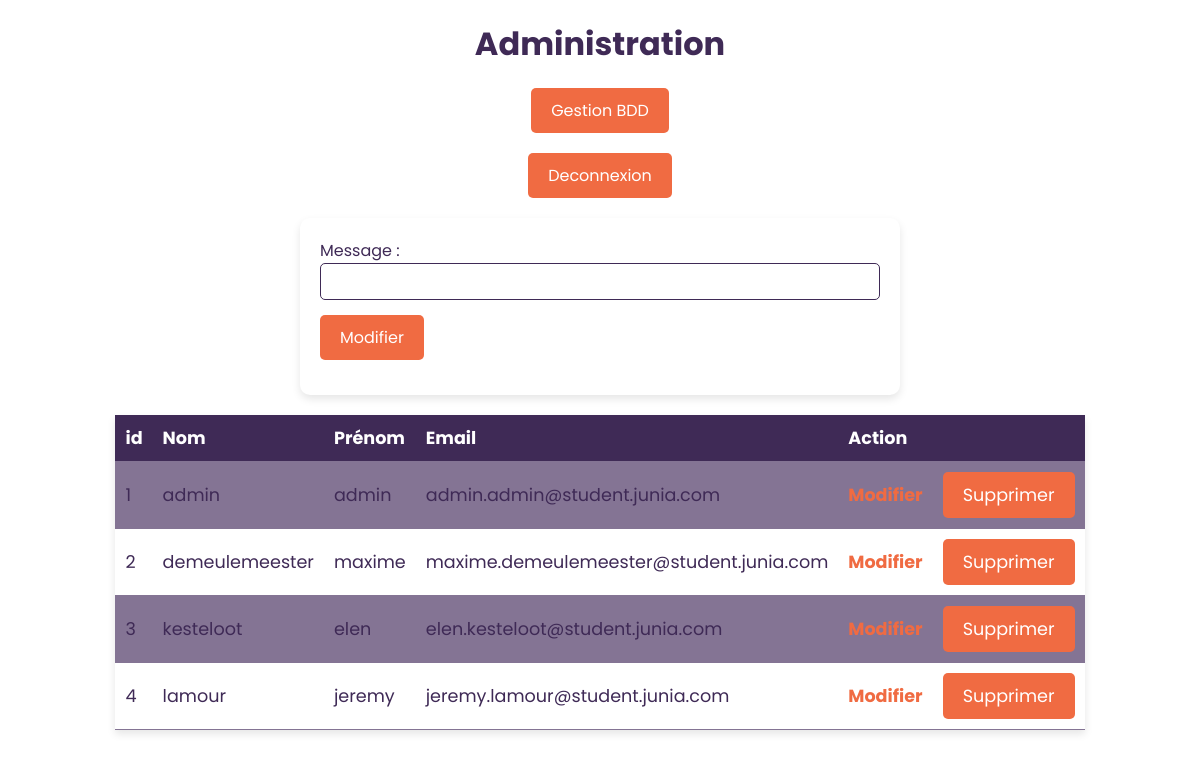
Page /Page_html/Page_PHP/admin.php on the committed database.
### tables this page shows
CREATE TABLE `eleve` (
  `id_eleve` int(11) NOT NULL COMMENT 'Numéro assigné à un élève',
  `prenom` varchar(64) DEFAULT NULL COMMENT 'Prénom de l''élève',
  `nom` varchar(64) DEFAULT NULL COMMENT 'Nom de l''élève',
  `classe` varchar(64) DEFAULT NULL COMMENT 'Classe de l''élève',
  `email` varchar(64) DEFAULT NULL COMMENT 'Adresse email de l''élève',
  `password` varchar(64) DEFAULT NULL COMMENT 'Mot de passe hasher de l''élève ',
  `confirmed` tinyint(1) NOT NULL DEFAULT '0' COMMENT 'Etat d''inscription de l''élève',
  `photo_profil` text COMMENT 'Photo de profil de l''élève',
  `moyenne_generale` float DEFAULT NULL COMMENT 'Moyenne générale de l''élève',
  `profil_mode` tinyint(1) DEFAULT '1' COMMENT 'Permet d''afficher ou non le profil de l''utilisateur dans le classement'
);

### Page_html/Page_PHP/admin.php (the view, shortened to what this page needs)
<!DOCTYPE html>
<html lang="fr">
<head>
    <?php require_once("../Page_Structuration/meta.php"); ?>
    <link rel="stylesheet" href="../../public/Css_Pages/admin.css">
</head>
<body>
    <h1>Administration</h1>
    <form action="../../Base_donnee/index.php" method="post" id="gestion">
        <button type="submit" name="supprimer" formaction="../../Base_donnee/index.php">Gestion BDD</button>
    </form>
    <form action="logout.php" method="post" id="gestion">
        <button type="submit" name="supprimer" formaction="logout.php">Deconnexion</button>
    </form>
    <?php
    require_once("../../SQL_Traitement/fonctions.php");
    echo "<form method=\"POST\" id=\"form\">
        <div>
            <label for=\"message\">Message :</label>
            <input type=\"text\" name=\"message\" id=\"message\" value=\"\">
        </div>
        <div>
            <button type=\"submit\" name=\"modifimess\">Modifier</button>
        </div>
    </form>";
    $stmt = $conn->prepare("SELECT * FROM eleve");
    $stmt->execute();
    echo "<table>";
    echo "<tr><th>id</th><th>Nom</th><th>Prénom</th><th>Email</th><th>Action</th><th></th></tr>";
    while ($row = $stmt->fetch(PDO::FETCH_ASSOC)) {
        echo "<tr>";
        echo "<td>" . $row['id_eleve'] . "</td>";
        echo "<td>" . $row['nom'] . "</td>";
        echo "<td>" . $row['prenom'] . "</td>";
        echo "<td>" . $row['email'] . "</td>";
        echo "<td><a href=\"admin.php?id=" . $row['id_eleve'] . "\">Modifier</a></td>";
        echo "<td>
        <form method=\"POST\">
            <input type=\"hidden\" name=\"id\" value=\"" . $row['id_eleve'] . "\">
            <button type=\"submit\" name=\"supprimer\" onclick=\"return confirm('Êtes-vous sûr de vouloir supprimer cet utilisateur ?');\">Supprimer</button>
        </form>
    </td>";
        echo "</tr>";
    }
    echo "</table>";
    ?>
</body>
</html>

### Page_html/Page_Structuration/meta.php (shortened to what this page needs)
<?php
if (strpos($_SERVER['REQUEST_URI'], 'index.php') !== false) {
    echo "<link rel=\"alternate icon\" href=\"public/Images/Icons/Sirius.png\">";
    echo "<link rel=\"stylesheet\" href=\"public/Css_Pages/root.css \">";
} else {
    echo "<link rel=\"stylesheet\" href=\"../../public/Css_Pages/root.css \">";
}
?>
<link rel="stylesheet" href="https://cdnjs.cloudflare.com/ajax/libs/font-awesome/6.2.0/css/all.min.css" />

### public/Css_Pages/root.css (style rules this page uses)
:root { --orange_isen:#F06B42; --orange_clair:#F9A88C; --white:#FFFFFF; --violet_isen:#3F2A56; --violet_clair:#847494; }
* { margin: 0; padding: 0; box-sizing: border-box; text-decoration: none; font-family: Poppins; }

### public/Css_Pages/admin.css (style rules this page uses)
:root { --orange_isen: #F06B42; --white: #FFFFFF; --violet_isen: #3F2A56; --violet_clair: #847494; }
* { margin: 0; padding: 0; box-sizing: border-box; text-decoration: none; font-family: Poppins; }
body { background-color: var(--white); color: var(--violet_isen); }
table { width: 80%; margin: 20px auto; border-collapse: collapse; font-size: 1.1em; box-shadow: 0 4px 8px rgba(0, 0, 0, 0.1); }
th, td { padding: 10px; text-align: left; border-bottom: 1px solid var(--violet_clair); }
th { background-color: var(--violet_isen); color: var(--white); }
tr:nth-child(even) { background-color: var(--violet_clair); }
a { color: var(--orange_isen); font-weight: bold; transition: color 0.3s; }
#form { width: 50%; margin: 20px auto; padding: 20px; background-color: var(--white); box-shadow: 0 4px 8px rgba(0, 0, 0, 0.1); border-radius: 10px; }
form div { margin-bottom: 15px; }
label { display: inline-block; width: 100px; }
input[type="text"] { width: 100%; padding: 5px; font-size: 1em; border: 1px solid var(--violet_isen); border-radius: 5px; }
button { background-color: var(--orange_isen); border: none; color: var(--white); padding: 10px 20px; font-size: 1em; cursor: pointer; border-radius: 5px; transition: background-color 0.3s, transform 0.3s; }
h1 { text-align: center; margin: 20px; }
#gestion { text-align: center; margin: 20px; }

### rows in the picture
eleve: id_eleve "1", nom "admin", prenom "admin", email "admin.admin@student.junia.com"
eleve: id_eleve "2", nom "demeulemeester", prenom "maxime", email "maxime.demeulemeester@student.junia.com"
eleve: id_eleve "3", nom "kesteloot", prenom "elen", email "elen.kesteloot@student.junia.com"
eleve: id_eleve "4", nom "lamour", prenom "jeremy", email "jeremy.lamour@student.junia.com"
